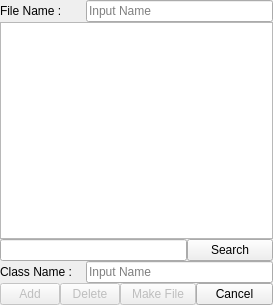
<?xml version="1.0" encoding="UTF-8"?>
<ui version="4.0">
 <class>Form</class>
 <widget class="QWidget" name="Form">
  <property name="geometry">
   <rect>
    <x>0</x>
    <y>0</y>
    <width>273</width>
    <height>305</height>
   </rect>
  </property>
  <property name="minimumSize">
   <size>
    <width>273</width>
    <height>305</height>
   </size>
  </property>
  <property name="maximumSize">
   <size>
    <width>546</width>
    <height>610</height>
   </size>
  </property>
  <property name="windowTitle">
   <string>New Class File</string>
  </property>
  <layout class="QGridLayout" name="gridLayout_2">
   <property name="leftMargin">
    <number>0</number>
   </property>
   <property name="topMargin">
    <number>0</number>
   </property>
   <property name="rightMargin">
    <number>0</number>
   </property>
   <property name="bottomMargin">
    <number>0</number>
   </property>
   <item row="0" column="0">
    <layout class="QGridLayout" name="gridLayout">
     <property name="spacing">
      <number>0</number>
     </property>
     <item row="1" column="0" colspan="3">
      <widget class="QListWidget" name="listWidget">
       <property name="editTriggers">
        <set>QAbstractItemView::DoubleClicked</set>
       </property>
       <property name="currentRow">
        <number>-1</number>
       </property>
      </widget>
     </item>
     <item row="0" column="0">
      <widget class="QLabel" name="label">
       <property name="minimumSize">
        <size>
         <width>86</width>
         <height>0</height>
        </size>
       </property>
       <property name="maximumSize">
        <size>
         <width>86</width>
         <height>16777215</height>
        </size>
       </property>
       <property name="text">
        <string>File Name :</string>
       </property>
      </widget>
     </item>
     <item row="0" column="1" colspan="2">
      <widget class="QLineEdit" name="nameLineEdit">
       <property name="inputMask">
        <string/>
       </property>
       <property name="maxLength">
        <number>32767</number>
       </property>
       <property name="placeholderText">
        <string>Input Name</string>
       </property>
      </widget>
     </item>
     <item row="2" column="0" colspan="2">
      <widget class="QLineEdit" name="pathLineEdit">
       <property name="readOnly">
        <bool>true</bool>
       </property>
      </widget>
     </item>
     <item row="2" column="2">
      <widget class="QPushButton" name="searchButton">
       <property name="maximumSize">
        <size>
         <width>86</width>
         <height>16777215</height>
        </size>
       </property>
       <property name="text">
        <string>Search</string>
       </property>
      </widget>
     </item>
     <item row="4" column="0" colspan="3">
      <layout class="QHBoxLayout" name="horizontalLayout">
       <property name="spacing">
        <number>0</number>
       </property>
       <item>
        <widget class="QPushButton" name="addButton">
         <property name="enabled">
          <bool>false</bool>
         </property>
         <property name="minimumSize">
          <size>
           <width>60</width>
           <height>0</height>
          </size>
         </property>
         <property name="maximumSize">
          <size>
           <width>60</width>
           <height>16777215</height>
          </size>
         </property>
         <property name="text">
          <string>Add</string>
         </property>
        </widget>
       </item>
       <item>
        <widget class="QPushButton" name="deleteButton">
         <property name="enabled">
          <bool>false</bool>
         </property>
         <property name="minimumSize">
          <size>
           <width>60</width>
           <height>0</height>
          </size>
         </property>
         <property name="maximumSize">
          <size>
           <width>60</width>
           <height>16777215</height>
          </size>
         </property>
         <property name="text">
          <string>Delete</string>
         </property>
        </widget>
       </item>
       <item>
        <spacer name="horizontalSpacer">
         <property name="orientation">
          <enum>Qt::Horizontal</enum>
         </property>
         <property name="sizeHint" stdset="0">
          <size>
           <width>40</width>
           <height>20</height>
          </size>
         </property>
        </spacer>
       </item>
       <item>
        <widget class="QPushButton" name="makeFileButton">
         <property name="enabled">
          <bool>false</bool>
         </property>
         <property name="minimumSize">
          <size>
           <width>0</width>
           <height>0</height>
          </size>
         </property>
         <property name="maximumSize">
          <size>
           <width>80</width>
           <height>16777215</height>
          </size>
         </property>
         <property name="text">
          <string>Make File</string>
         </property>
        </widget>
       </item>
       <item>
        <widget class="QPushButton" name="cancelButton">
         <property name="minimumSize">
          <size>
           <width>0</width>
           <height>0</height>
          </size>
         </property>
         <property name="maximumSize">
          <size>
           <width>80</width>
           <height>16777215</height>
          </size>
         </property>
         <property name="text">
          <string>Cancel</string>
         </property>
        </widget>
       </item>
      </layout>
     </item>
     <item row="3" column="0">
      <widget class="QLabel" name="label_2">
       <property name="text">
        <string>Class Name :</string>
       </property>
      </widget>
     </item>
     <item row="3" column="1" colspan="2">
      <widget class="QLineEdit" name="classLineEdit">
       <property name="placeholderText">
        <string>Input Name</string>
       </property>
      </widget>
     </item>
    </layout>
   </item>
  </layout>
 </widget>
 <tabstops>
  <tabstop>listWidget</tabstop>
  <tabstop>nameLineEdit</tabstop>
  <tabstop>pathLineEdit</tabstop>
  <tabstop>searchButton</tabstop>
  <tabstop>classLineEdit</tabstop>
  <tabstop>addButton</tabstop>
  <tabstop>deleteButton</tabstop>
  <tabstop>makeFileButton</tabstop>
  <tabstop>cancelButton</tabstop>
 </tabstops>
 <resources/>
 <connections/>
</ui>
